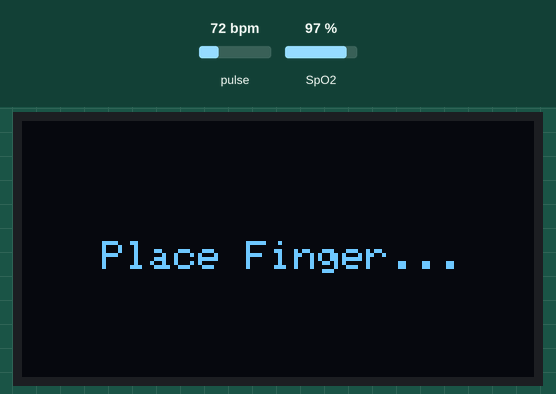
A sketch run on a simulated ESP32. Shown: 128×64 one-colour display. The inputs (shaded band) are chosen by the test bench; at power-on: pulse 72 bpm, SpO2 97 %. WiFi joins after 1.5 s; servers stay silent unless stated; what the sketch prints to the serial monitor is not drawn.

Above: at 1.7 s.
At 6.1 s:
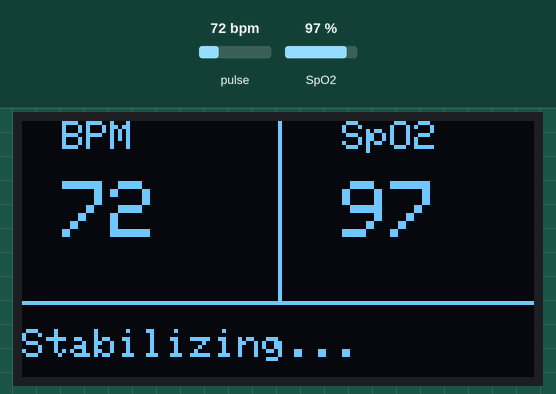
At 10.2 s:
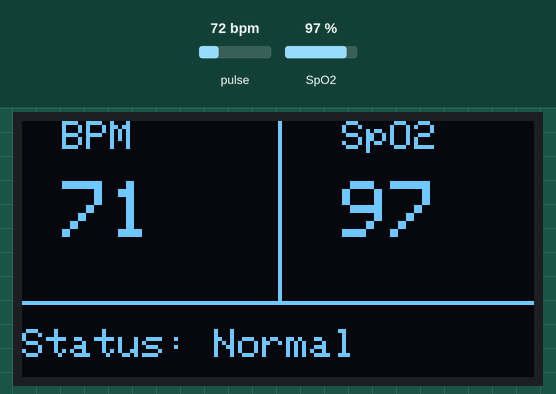
At 12.7 s:
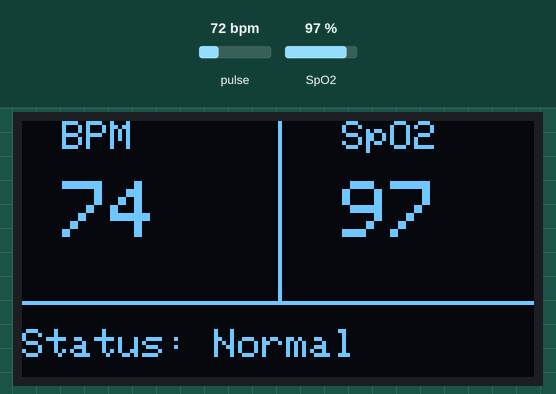
At 30.4 s:
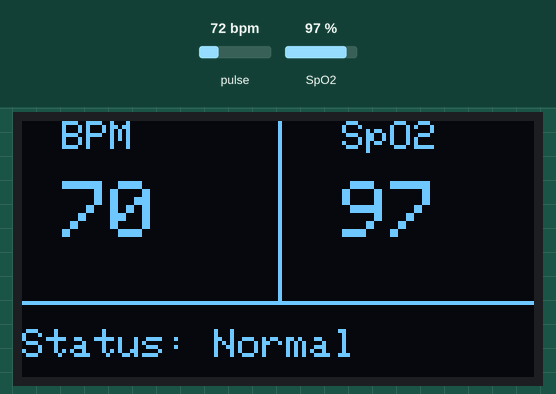
At 37.0 s:
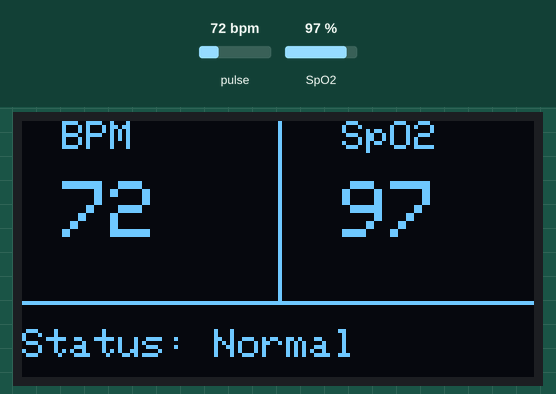

Measured:
- what the display in image 0 shows lasts 4.5 s, from 1.6 s to 6.1 s
- what the display in image 1 shows lasts 1.0 s, from 6.1 s to 7.1 s
- what the display in image 2 shows lasts 1.8 s, from 10.1 s to 11.9 s
- what the display in image 4 shows lasts 2.2 s, from 30.4 s to 32.6 s

The sketch:

firmwave_esp32.ino
```cpp
#include <Wire.h>
#include "MAX30105.h"
#include "spo2_algorithm.h"
#include <Adafruit_GFX.h>
#include <Adafruit_SSD1306.h>

// --- THÊM THƯ VIỆN WIFI VÀ FIREBASE ---
#include <WiFi.h>
#include <Firebase_ESP_Client.h>
#include "addons/TokenHelper.h"
#include "addons/RTDBHelper.h"

// --- CẤU HÌNH WIFI & FIREBASE ---
#define WIFI_SSID "•~>Minh"
#define WIFI_PASSWORD "minh170522"
#define API_KEY "AIzaSyD8WJ87ObKrBBq24nNOqgBvQ1XttvXY61E"
#define DATABASE_URL "https://max30102-bccad-default-rtdb.asia-southeast1.firebasedatabase.app/"

FirebaseData fbdo;
FirebaseAuth auth;
FirebaseConfig config;
unsigned long sendDataPrevMillis = 0;
bool signupOK = false;

//BIẾN ĐẾM THỜI GIAN LƯU LỊCH SỬ NGẦM LÊN FIREBASE>APP
unsigned long historyPrevMillis = 0;
const unsigned long historyInterval = 15000; // Lưu lịch sử mỗi 15 giây

// --- CẤU HÌNH MÀN HÌNH OLED ---
#define SCREEN_WIDTH 128
#define SCREEN_HEIGHT 64
#define OLED_RESET    -1
Adafruit_SSD1306 display(SCREEN_WIDTH, SCREEN_HEIGHT, &Wire, OLED_RESET);

// --- CẤU HÌNH CẢM BIẾN MAX30102 ---
MAX30105 particleSensor;

// Các biến lưu trữ dữ liệu thô
uint32_t irBuffer[100];
uint32_t redBuffer[100];
int32_t bufferLength;
int32_t spo2;
int8_t validSPO2;
int32_t heartRate = 0;
int8_t validHeartRate = 0;

// Bộ lọc EMA
#define EMA_ALPHA 0.7
float emaIR = 0;
float emaRed = 0;
bool emaInitialized = false;

// Loại bỏ DC
#define DC_BUFFER_SIZE 50
float dcIR = 0;
float dcRed = 0;
int dcSampleCount = 0;

// Phát hiện đỉnh
float prevIR = 0;
float prevPrevIR = 0;
unsigned long lastBeatTime = 0;
#define MIN_BEAT_INTERVAL 400
#define MAX_BEAT_INTERVAL 1500
float peakThreshold = 0;
#define PEAK_THRESHOLD_ALPHA 0.95

// Bộ lọc hiển thị
#define AVG_FILTER_SIZE 5
float bpmBuffer[AVG_FILTER_SIZE];
float spo2Buffer[AVG_FILTER_SIZE];
int bpmIndex = 0;
int spo2Index = 0;
bool bpmBufferFilled = false;
bool spo2BufferFilled = false;

// Biến lưu trạng thái
String statusMsg = "Init...";
String hrStatus = "";

// --- CÁC HÀM XỬ LÝ TÍN HIỆU ---
float applyEMA(float newValue, float &emaValue, bool &initialized) {
  if (!initialized) {
    emaValue = newValue;
    initialized = true;
    return emaValue;
  }
  emaValue = EMA_ALPHA * newValue + (1.0 - EMA_ALPHA) * emaValue;
  return emaValue;
}

float removeDC(float emaValue, float &dcValue, int &sampleCount) {
  if (sampleCount < DC_BUFFER_SIZE) {
    dcValue = (dcValue * sampleCount + emaValue) / (sampleCount + 1);
    sampleCount++;
  } else {
    dcValue = dcValue * 0.99 + emaValue * 0.01;
  }
  return emaValue - dcValue;
}

bool detectBeat(float acSignal, float &prevSignal, float &prevPrevSignal, float &threshold) {
  float absSignal = abs(acSignal);
  threshold = PEAK_THRESHOLD_ALPHA * threshold + (1.0 - PEAK_THRESHOLD_ALPHA) * absSignal;

  bool isPeak = (prevSignal > acSignal) &&
                (prevSignal > prevPrevSignal) &&
                (prevSignal > threshold * 0.6) &&
                (prevSignal > 100);

  prevPrevSignal = prevSignal;
  prevSignal = acSignal;

  return isPeak;
}

float applyAverageFilter(float newValue, float buffer[], int &index, bool &filled) {
  buffer[index] = newValue;
  index++;
  if (index >= AVG_FILTER_SIZE) {
    index = 0;
    filled = true;
  }
  float sum = 0;
  int count = filled ? AVG_FILTER_SIZE : index;
  for (int i = 0; i < count; i++) {
    sum += buffer[i];
  }
  return sum / count;
}

void setup() {
  Serial.begin(115200);
  Serial.println("=================================");
  Serial.println("   ESP32 Health Monitor + WiFi");
  Serial.println("=================================");

  // 1. Khởi động OLED & Cảm biến
  Wire.begin(21, 22);
  if(!display.begin(SSD1306_SWITCHCAPVCC, 0x3C)) {
    Serial.println(F("SSD1306 allocation failed"));
    for(;;);
  }
  display.clearDisplay();
  display.setTextColor(SSD1306_WHITE);
  display.setTextSize(1);
  display.setCursor(10, 20);
  display.print("Connecting WiFi...");
  display.display();

  // 2. Kết nối WiFi
  WiFi.begin(WIFI_SSID, WIFI_PASSWORD);
  while (WiFi.status() != WL_CONNECTED) {
    delay(500);
    Serial.print(".");
  }
  Serial.println("\nWiFi Connected! IP: ");
  Serial.println(WiFi.localIP());

  // 3. Khởi tạo Firebase
  config.api_key = API_KEY;
  config.database_url = DATABASE_URL;

  // Đăng ký ẩn danh (Anonymous Auth)
  if (Firebase.signUp(&config, &auth, "", "")) {
    Serial.println("Firebase signUp OK");
    signupOK = true;
  } else {
    Serial.printf("%s\n", config.signer.signupError.message.c_str());
  }

  config.token_status_callback = tokenStatusCallback;
  Firebase.begin(&config, &auth);
  Firebase.reconnectWiFi(true);

  // 4. Khởi tạo MAX30102
  display.clearDisplay();
  display.setCursor(20, 30);
  display.print("Init Sensor...");
  display.display();

  if (!particleSensor.begin(Wire, I2C_SPEED_FAST)) {
    Serial.println(F("MAX30105 was not found!"));
    while (1);
  }

  byte ledBrightness = 60;
  byte sampleAverage = 4;
  byte ledMode = 2;
  int sampleRate = 100;
  int pulseWidth = 411;
  int adcRange = 4096;
  particleSensor.setup(ledBrightness, sampleAverage, ledMode, sampleRate, pulseWidth, adcRange);

  for (int i = 0; i < AVG_FILTER_SIZE; i++) {
    bpmBuffer[i] = 0;
    spo2Buffer[i] = 0;
  }
}

void loop() {
  bufferLength = 100;

  Serial.println("Reading initial samples...");
  display.clearDisplay();
  display.setTextSize(1);
  display.setCursor(20, 30);
  display.print("Place Finger...");
  display.display();

  for (byte i = 0 ; i < bufferLength ; i++) {
    while (particleSensor.available() == false)
      particleSensor.check();

    redBuffer[i] = particleSensor.getRed();
    irBuffer[i] = particleSensor.getIR();
    particleSensor.nextSample();
  }

  maxim_heart_rate_and_oxygen_saturation(irBuffer, bufferLength, redBuffer, &spo2, &validSPO2, &heartRate, &validHeartRate);

  // --- VÒNG LẶP LIÊN TỤC ---
  while (1) {
    int samplesToRead = 10;

    for (byte i = samplesToRead; i < 100; i++) {
      redBuffer[i - samplesToRead] = redBuffer[i];
      irBuffer[i - samplesToRead] = irBuffer[i];
    }

    for (byte i = 100 - samplesToRead; i < 100; i++) {
      while (particleSensor.available() == false)
        particleSensor.check();

      uint32_t rawIR = particleSensor.getIR();
      uint32_t rawRed = particleSensor.getRed();

      redBuffer[i] = rawRed;
      irBuffer[i] = rawIR;
      particleSensor.nextSample();

      float filteredIR = applyEMA(rawIR, emaIR, emaInitialized);
      float filteredRed = applyEMA(rawRed, emaRed, emaInitialized);
      float acIR = removeDC(filteredIR, dcIR, dcSampleCount);

      if (detectBeat(acIR, prevIR, prevPrevIR, peakThreshold)) {
        unsigned long currentTime = millis();
        unsigned long interval = currentTime - lastBeatTime;

        if (interval > MIN_BEAT_INTERVAL && interval < MAX_BEAT_INTERVAL && lastBeatTime > 0) {
          float instantBPM = 60000.0 / interval;
          if (instantBPM >= 40 && instantBPM <= 150) {
            float avgBPM = applyAverageFilter(instantBPM, bpmBuffer, bpmIndex, bpmBufferFilled);
            heartRate = (int32_t)avgBPM;
            validHeartRate = 1;
          }
        }
        lastBeatTime = currentTime;
      }
    }

    int32_t tempSPO2, tempHR;
    int8_t tempValidSPO2, tempValidHR;
    maxim_heart_rate_and_oxygen_saturation(irBuffer, bufferLength, redBuffer, &tempSPO2, &tempValidSPO2, &tempHR, &tempValidHR);

    if (tempValidSPO2 == 1 && tempSPO2 > 0 && tempSPO2 <= 100) {
      spo2 = tempSPO2;
      validSPO2 = tempValidSPO2;
    }

    int32_t filteredSPO2 = spo2;
    if (validSPO2 == 1 && spo2 > 0 && spo2 <= 100) {
      filteredSPO2 = (int32_t)applyAverageFilter(spo2, spo2Buffer, spo2Index, spo2BufferFilled);
    }

    // --- KIỂM TRA NGÓN TAY & GỬI DỮ LIỆU ---
    FirebaseJson json; // Đối tượng JSON để đóng gói dữ liệu
    int currentDisplaySPO2 = 0;
    int currentDisplayHR = 0;
    String currentFirebaseStatus = "";

    if (irBuffer[99] < 10000) {
       // Không có ngón tay
       emaInitialized = false; dcSampleCount = 0; bpmBufferFilled = false; spo2BufferFilled = false;
       bpmIndex = 0; spo2Index = 0; lastBeatTime = 0; peakThreshold = 0; validHeartRate = 0; validSPO2 = 0;

       display.clearDisplay();
       display.setTextSize(1);
       display.setCursor(15, 30);
       display.println("NO FINGER");
       display.display();

       currentFirebaseStatus = "Không có thiết bị/Ngón tay";
    } else {
       // --- XỬ LÝ HIỂN THỊ CỤC BỘ ---
       if (validSPO2 == 1 && spo2 > 0 && spo2 <= 100) {
         currentDisplaySPO2 = spo2BufferFilled ? filteredSPO2 : spo2;
         if (currentDisplaySPO2 >= 95) statusMsg = "SpO2: Good";
         else if (currentDisplaySPO2 >= 90) statusMsg = "SpO2: Low";
         else statusMsg = "SpO2: DANGER";
       } else {
         statusMsg = "SpO2: Calc...";
       }

       if (validHeartRate == 1 && heartRate > 0 && heartRate < 200) {
         currentDisplayHR = heartRate;
         if (heartRate >= 60 && heartRate <= 100) hrStatus = "HR: Normal";
         else if (heartRate >= 101 && heartRate <= 120) hrStatus = "HR: High";
         else if (heartRate > 120) hrStatus = "HR: Warn!";
         else if (heartRate >= 40 && heartRate <= 59) hrStatus = "HR: Low";
         else hrStatus = "HR: VeryLow";
       } else {
         hrStatus = "HR: Calc...";
       }

       currentFirebaseStatus = statusMsg + " | " + hrStatus;

       // Cập nhật OLED
       display.clearDisplay();
       display.drawLine(64, 0, 64, 45, SSD1306_WHITE);
       display.drawLine(0, 45, 128, 45, SSD1306_WHITE);

       display.setTextSize(1); display.setCursor(10, 0); display.print("BPM");
       display.setTextSize(2); display.setCursor(10, 15);
       if(currentDisplayHR > 0) display.print(currentDisplayHR); else display.print("--");

       display.setTextSize(1); display.setCursor(80, 0); display.print("SpO2");
       display.setTextSize(2); display.setCursor(80, 15);
       if(currentDisplaySPO2 > 0) display.print(currentDisplaySPO2); else display.print("--");

       display.setTextSize(1); display.setCursor(0, 52);
       if (!spo2BufferFilled || !bpmBufferFilled) display.print("Stabilizing...");
       else display.print("Status: Normal");
       display.display();
    }

    // --- ĐẨY DỮ LIỆU LÊN FIREBASE MỖI 1.5 GIÂY ---
    if (Firebase.ready() && signupOK && (millis() - sendDataPrevMillis > 1500 || sendDataPrevMillis == 0)) {
      sendDataPrevMillis = millis();

      json.set("bpm", currentDisplayHR);
      json.set("spo2", currentDisplaySPO2);
      json.set("status", currentFirebaseStatus);
      json.set("timestamp", (int)millis());

      // Đẩy JSON vào đường dẫn "health_data"
      if (Firebase.RTDB.setJSON(&fbdo, "health_data", &json)) {
        Serial.println("Firebase: Đã cập nhật dữ liệu thành công");
      } else {
        Serial.println("Firebase Error: " + fbdo.errorReason());
      }
    }
    if (Firebase.ready() && signupOK) {
      if (millis() - historyPrevMillis >= historyInterval || historyPrevMillis == 0) {

        historyPrevMillis = millis();

        // Nếu có nhịp tim hợp lệ thì mới đóng gói gửi đi
        if (currentDisplayHR > 0 && currentDisplaySPO2 > 0) {
          FirebaseJson historyJson;
          historyJson.set("bpm", currentDisplayHR);
          historyJson.set("spo2", currentDisplaySPO2);
          historyJson.set("timestamp/.sv", "timestamp");

          if (Firebase.RTDB.pushJSON(&fbdo, "health_history", &historyJson)) {
            Serial.println("Firebase History: Đã lưu lịch sử ngầm thành công!");
          } else {
            Serial.println("Firebase History Error: " + fbdo.errorReason());
          }
        }
      }
    }
    // ===========================================================

    delay(100);
  }
}
```
